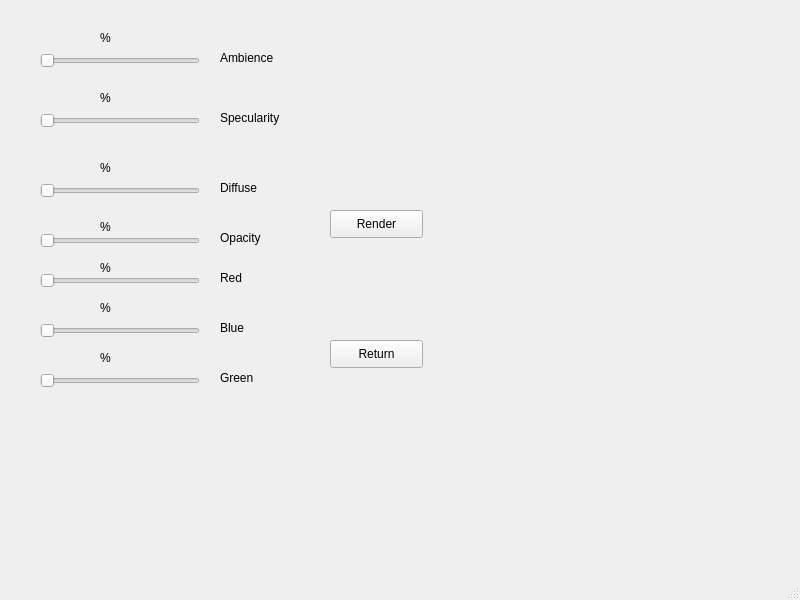
<?xml version="1.0" encoding="UTF-8"?>
<ui version="4.0">
 <class>MainWindow</class>
 <widget class="QMainWindow" name="MainWindow">
  <property name="geometry">
   <rect>
    <x>0</x>
    <y>0</y>
    <width>800</width>
    <height>600</height>
   </rect>
  </property>
  <property name="windowTitle">
   <string>MainWindow</string>
  </property>
  <widget class="QWidget" name="centralwidget">
   <widget class="QLabel" name="red_laber_2">
    <property name="geometry">
     <rect>
      <x>220</x>
      <y>270</y>
      <width>55</width>
      <height>16</height>
     </rect>
    </property>
    <property name="text">
     <string>Red</string>
    </property>
   </widget>
   <widget class="QLabel" name="blue_label_2">
    <property name="geometry">
     <rect>
      <x>220</x>
      <y>320</y>
      <width>55</width>
      <height>16</height>
     </rect>
    </property>
    <property name="text">
     <string>Blue</string>
    </property>
   </widget>
   <widget class="QPushButton" name="surface_return">
    <property name="geometry">
     <rect>
      <x>330</x>
      <y>340</y>
      <width>93</width>
      <height>28</height>
     </rect>
    </property>
    <property name="text">
     <string>Return</string>
    </property>
   </widget>
   <widget class="QLabel" name="red_label">
    <property name="geometry">
     <rect>
      <x>100</x>
      <y>260</y>
      <width>55</width>
      <height>16</height>
     </rect>
    </property>
    <property name="text">
     <string>%</string>
    </property>
   </widget>
   <widget class="QSlider" name="BlueSlider">
    <property name="geometry">
     <rect>
      <x>40</x>
      <y>320</y>
      <width>160</width>
      <height>22</height>
     </rect>
    </property>
    <property name="mouseTracking">
     <bool>false</bool>
    </property>
    <property name="maximum">
     <number>100</number>
    </property>
    <property name="pageStep">
     <number>1</number>
    </property>
    <property name="orientation">
     <enum>Qt::Horizontal</enum>
    </property>
   </widget>
   <widget class="QLabel" name="green_label_2">
    <property name="geometry">
     <rect>
      <x>220</x>
      <y>370</y>
      <width>55</width>
      <height>16</height>
     </rect>
    </property>
    <property name="text">
     <string>Green</string>
    </property>
   </widget>
   <widget class="QLabel" name="ambience_label_2">
    <property name="geometry">
     <rect>
      <x>220</x>
      <y>50</y>
      <width>55</width>
      <height>16</height>
     </rect>
    </property>
    <property name="text">
     <string>Ambience</string>
    </property>
   </widget>
   <widget class="QLabel" name="spec_label">
    <property name="geometry">
     <rect>
      <x>100</x>
      <y>90</y>
      <width>55</width>
      <height>16</height>
     </rect>
    </property>
    <property name="text">
     <string>%</string>
    </property>
   </widget>
   <widget class="QLabel" name="spec_label_2">
    <property name="geometry">
     <rect>
      <x>220</x>
      <y>180</y>
      <width>71</width>
      <height>16</height>
     </rect>
    </property>
    <property name="text">
     <string>Diffuse</string>
    </property>
   </widget>
   <widget class="QLabel" name="spec_laber_2">
    <property name="geometry">
     <rect>
      <x>220</x>
      <y>110</y>
      <width>71</width>
      <height>16</height>
     </rect>
    </property>
    <property name="text">
     <string>Specularity</string>
    </property>
   </widget>
   <widget class="QLabel" name="opac_label">
    <property name="geometry">
     <rect>
      <x>100</x>
      <y>219</y>
      <width>55</width>
      <height>16</height>
     </rect>
    </property>
    <property name="text">
     <string>%</string>
    </property>
   </widget>
   <widget class="QLabel" name="diff_label">
    <property name="geometry">
     <rect>
      <x>100</x>
      <y>160</y>
      <width>55</width>
      <height>16</height>
     </rect>
    </property>
    <property name="text">
     <string>%</string>
    </property>
   </widget>
   <widget class="QLabel" name="ambience_label">
    <property name="geometry">
     <rect>
      <x>100</x>
      <y>30</y>
      <width>55</width>
      <height>16</height>
     </rect>
    </property>
    <property name="text">
     <string>%</string>
    </property>
   </widget>
   <widget class="QSlider" name="GreenSlider">
    <property name="geometry">
     <rect>
      <x>40</x>
      <y>370</y>
      <width>160</width>
      <height>22</height>
     </rect>
    </property>
    <property name="mouseTracking">
     <bool>false</bool>
    </property>
    <property name="maximum">
     <number>100</number>
    </property>
    <property name="pageStep">
     <number>1</number>
    </property>
    <property name="orientation">
     <enum>Qt::Horizontal</enum>
    </property>
   </widget>
   <widget class="QPushButton" name="surface_push">
    <property name="geometry">
     <rect>
      <x>330</x>
      <y>210</y>
      <width>93</width>
      <height>28</height>
     </rect>
    </property>
    <property name="text">
     <string>Render</string>
    </property>
   </widget>
   <widget class="QSlider" name="DiffSlider">
    <property name="geometry">
     <rect>
      <x>40</x>
      <y>180</y>
      <width>160</width>
      <height>22</height>
     </rect>
    </property>
    <property name="mouseTracking">
     <bool>false</bool>
    </property>
    <property name="maximum">
     <number>100</number>
    </property>
    <property name="pageStep">
     <number>1</number>
    </property>
    <property name="orientation">
     <enum>Qt::Horizontal</enum>
    </property>
   </widget>
   <widget class="QLabel" name="opac_laber_2">
    <property name="geometry">
     <rect>
      <x>220</x>
      <y>230</y>
      <width>55</width>
      <height>16</height>
     </rect>
    </property>
    <property name="text">
     <string>Opacity</string>
    </property>
   </widget>
   <widget class="QLabel" name="green_label">
    <property name="geometry">
     <rect>
      <x>100</x>
      <y>350</y>
      <width>55</width>
      <height>16</height>
     </rect>
    </property>
    <property name="text">
     <string>%</string>
    </property>
   </widget>
   <widget class="QLabel" name="blue_label">
    <property name="geometry">
     <rect>
      <x>100</x>
      <y>300</y>
      <width>55</width>
      <height>16</height>
     </rect>
    </property>
    <property name="text">
     <string>%</string>
    </property>
   </widget>
   <widget class="QSlider" name="SpecSlider">
    <property name="geometry">
     <rect>
      <x>40</x>
      <y>110</y>
      <width>160</width>
      <height>22</height>
     </rect>
    </property>
    <property name="mouseTracking">
     <bool>false</bool>
    </property>
    <property name="maximum">
     <number>100</number>
    </property>
    <property name="pageStep">
     <number>1</number>
    </property>
    <property name="orientation">
     <enum>Qt::Horizontal</enum>
    </property>
   </widget>
   <widget class="QSlider" name="AmbientSlider">
    <property name="geometry">
     <rect>
      <x>40</x>
      <y>50</y>
      <width>160</width>
      <height>22</height>
     </rect>
    </property>
    <property name="mouseTracking">
     <bool>false</bool>
    </property>
    <property name="maximum">
     <number>100</number>
    </property>
    <property name="pageStep">
     <number>1</number>
    </property>
    <property name="orientation">
     <enum>Qt::Horizontal</enum>
    </property>
   </widget>
   <widget class="QSlider" name="OpacSlider">
    <property name="geometry">
     <rect>
      <x>40</x>
      <y>230</y>
      <width>160</width>
      <height>21</height>
     </rect>
    </property>
    <property name="mouseTracking">
     <bool>false</bool>
    </property>
    <property name="maximum">
     <number>100</number>
    </property>
    <property name="pageStep">
     <number>1</number>
    </property>
    <property name="orientation">
     <enum>Qt::Horizontal</enum>
    </property>
   </widget>
   <widget class="QSlider" name="RedSlider">
    <property name="geometry">
     <rect>
      <x>40</x>
      <y>270</y>
      <width>160</width>
      <height>22</height>
     </rect>
    </property>
    <property name="mouseTracking">
     <bool>false</bool>
    </property>
    <property name="maximum">
     <number>100</number>
    </property>
    <property name="pageStep">
     <number>1</number>
    </property>
    <property name="orientation">
     <enum>Qt::Horizontal</enum>
    </property>
   </widget>
  </widget>
  <widget class="QMenuBar" name="menubar">
   <property name="geometry">
    <rect>
     <x>0</x>
     <y>0</y>
     <width>800</width>
     <height>26</height>
    </rect>
   </property>
  </widget>
  <widget class="QStatusBar" name="statusbar"/>
 </widget>
 <resources/>
 <connections/>
</ui>
